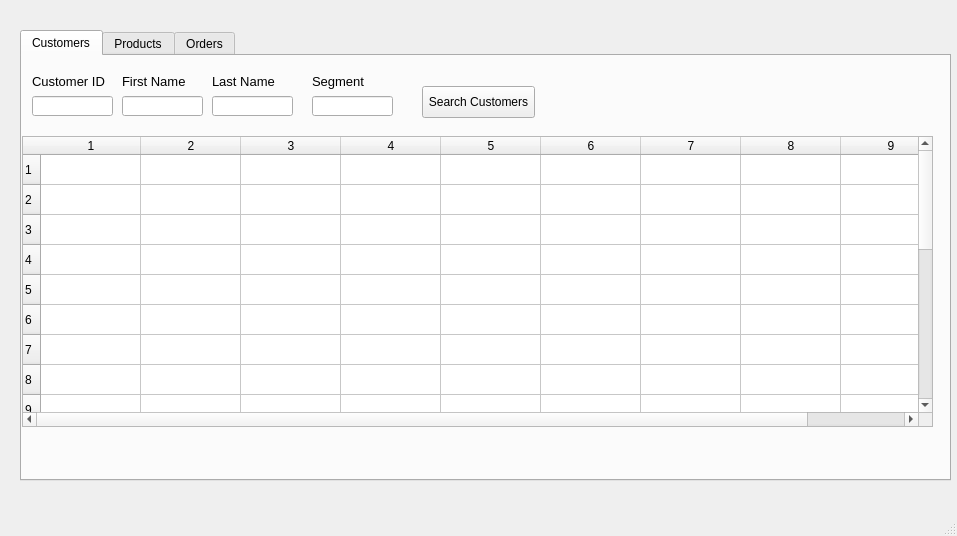
<?xml version="1.0" encoding="UTF-8"?>
<ui version="4.0">
 <class>MainWindow</class>
 <widget class="QMainWindow" name="MainWindow">
  <property name="geometry">
   <rect>
    <x>0</x>
    <y>0</y>
    <width>957</width>
    <height>536</height>
   </rect>
  </property>
  <property name="windowTitle">
   <string>MainWindow</string>
  </property>
  <widget class="QWidget" name="centralwidget">
   <widget class="QTabWidget" name="tabWidget">
    <property name="geometry">
     <rect>
      <x>20</x>
      <y>30</y>
      <width>931</width>
      <height>451</height>
     </rect>
    </property>
    <property name="currentIndex">
     <number>0</number>
    </property>
    <widget class="QWidget" name="customers">
     <attribute name="title">
      <string>Customers</string>
     </attribute>
     <widget class="QTableWidget" name="customers_table">
      <property name="geometry">
       <rect>
        <x>0</x>
        <y>80</y>
        <width>911</width>
        <height>291</height>
       </rect>
      </property>
      <property name="rowCount">
       <number>20</number>
      </property>
      <property name="columnCount">
       <number>9</number>
      </property>
      <row/>
      <row/>
      <row/>
      <row/>
      <row/>
      <row/>
      <row/>
      <row/>
      <row/>
      <row/>
      <row/>
      <row/>
      <row/>
      <row/>
      <row/>
      <row/>
      <row/>
      <row/>
      <row/>
      <row/>
      <column/>
      <column/>
      <column/>
      <column/>
      <column/>
      <column/>
      <column/>
      <column/>
      <column/>
     </widget>
     <widget class="QLineEdit" name="customerid">
      <property name="geometry">
       <rect>
        <x>10</x>
        <y>40</y>
        <width>81</width>
        <height>20</height>
       </rect>
      </property>
      <property name="text">
       <string/>
      </property>
     </widget>
     <widget class="QLabel" name="label">
      <property name="geometry">
       <rect>
        <x>100</x>
        <y>10</y>
        <width>81</width>
        <height>31</height>
       </rect>
      </property>
      <property name="font">
       <font>
        <pointsize>10</pointsize>
       </font>
      </property>
      <property name="text">
       <string>First Name</string>
      </property>
     </widget>
     <widget class="QLabel" name="label_2">
      <property name="geometry">
       <rect>
        <x>10</x>
        <y>10</y>
        <width>81</width>
        <height>31</height>
       </rect>
      </property>
      <property name="font">
       <font>
        <pointsize>10</pointsize>
       </font>
      </property>
      <property name="text">
       <string>Customer ID</string>
      </property>
     </widget>
     <widget class="QLineEdit" name="firstname">
      <property name="geometry">
       <rect>
        <x>100</x>
        <y>40</y>
        <width>81</width>
        <height>20</height>
       </rect>
      </property>
      <property name="text">
       <string/>
      </property>
     </widget>
     <widget class="QLabel" name="label_3">
      <property name="geometry">
       <rect>
        <x>190</x>
        <y>10</y>
        <width>81</width>
        <height>31</height>
       </rect>
      </property>
      <property name="font">
       <font>
        <pointsize>10</pointsize>
       </font>
      </property>
      <property name="text">
       <string>Last Name</string>
      </property>
     </widget>
     <widget class="QLineEdit" name="lastname">
      <property name="geometry">
       <rect>
        <x>190</x>
        <y>40</y>
        <width>81</width>
        <height>20</height>
       </rect>
      </property>
      <property name="text">
       <string/>
      </property>
     </widget>
     <widget class="QLabel" name="label_4">
      <property name="geometry">
       <rect>
        <x>290</x>
        <y>10</y>
        <width>81</width>
        <height>31</height>
       </rect>
      </property>
      <property name="font">
       <font>
        <pointsize>10</pointsize>
       </font>
      </property>
      <property name="text">
       <string>Segment</string>
      </property>
     </widget>
     <widget class="QLineEdit" name="segment">
      <property name="geometry">
       <rect>
        <x>290</x>
        <y>40</y>
        <width>81</width>
        <height>20</height>
       </rect>
      </property>
      <property name="text">
       <string/>
      </property>
     </widget>
     <widget class="QPushButton" name="search_customer_button">
      <property name="geometry">
       <rect>
        <x>400</x>
        <y>30</y>
        <width>113</width>
        <height>32</height>
       </rect>
      </property>
      <property name="text">
       <string>Search Customers</string>
      </property>
     </widget>
    </widget>
    <widget class="QWidget" name="products">
     <attribute name="title">
      <string>Products</string>
     </attribute>
     <widget class="QTableWidget" name="customers_table_2">
      <property name="geometry">
       <rect>
        <x>0</x>
        <y>90</y>
        <width>581</width>
        <height>291</height>
       </rect>
      </property>
      <property name="rowCount">
       <number>20</number>
      </property>
      <property name="columnCount">
       <number>6</number>
      </property>
      <row/>
      <row/>
      <row/>
      <row/>
      <row/>
      <row/>
      <row/>
      <row/>
      <row/>
      <row/>
      <row/>
      <row/>
      <row/>
      <row/>
      <row/>
      <row/>
      <row/>
      <row/>
      <row/>
      <row/>
      <column/>
      <column/>
      <column/>
      <column/>
      <column/>
      <column/>
     </widget>
    </widget>
    <widget class="QWidget" name="orders">
     <attribute name="title">
      <string>Orders</string>
     </attribute>
    </widget>
   </widget>
  </widget>
  <widget class="QMenuBar" name="menubar">
   <property name="geometry">
    <rect>
     <x>0</x>
     <y>0</y>
     <width>957</width>
     <height>18</height>
    </rect>
   </property>
  </widget>
  <widget class="QStatusBar" name="statusbar"/>
 </widget>
 <resources/>
 <connections/>
</ui>
